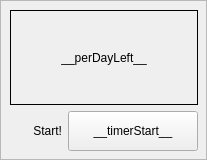
             <widget class="QFrame" name="frame">
              <property name="minimumSize">
               <size>
                <width>200</width>
                <height>141</height>
               </size>
              </property>
              <property name="frameShape">
               <enum>QFrame::StyledPanel</enum>
              </property>
              <property name="frameShadow">
               <enum>QFrame::Raised</enum>
              </property>
              <widget class="QWidget" name="layoutWidget">
               <property name="geometry">
                <rect>
                 <x>10</x>
                 <y>10</y>
                 <width>188</width>
                 <height>141</height>
                </rect>
               </property>
               <layout class="QVBoxLayout" name="verticalLayout_2">
                <property name="sizeConstraint">
                 <enum>QLayout::SetDefaultConstraint</enum>
                </property>
                <item>
                 <widget class="QLabel" name="timerPerDayLeft_label">
                  <property name="frameShape">
                   <enum>QFrame::Panel</enum>
                  </property>
                  <property name="text">
                   <string>__perDayLeft__</string>
                  </property>
                  <property name="alignment">
                   <set>Qt::AlignCenter</set>
                  </property>
                 </widget>
                </item>
                <item>
                 <layout class="QHBoxLayout" name="horizontalLayout_3">
                  <item>
                   <widget class="QLabel" name="timerLabelStart_label">
                    <property name="text">
                     <string>Start!</string>
                    </property>
                    <property name="alignment">
                     <set>Qt::AlignRight|Qt::AlignTrailing|Qt::AlignVCenter</set>
                    </property>
                   </widget>
                  </item>
                  <item>
                   <widget class="QPushButton" name="startTimer_button">
                    <property name="minimumSize">
                     <size>
                      <width>130</width>
                      <height>40</height>
                     </size>
                    </property>
                    <property name="maximumSize">
                     <size>
                      <width>150</width>
                      <height>16777215</height>
                     </size>
                    </property>
                    <property name="text">
                     <string>__timerStart__</string>
                    </property>
                   </widget>
                  </item>
                 </layout>
                </item>
               </layout>
              </widget>
             </widget>
